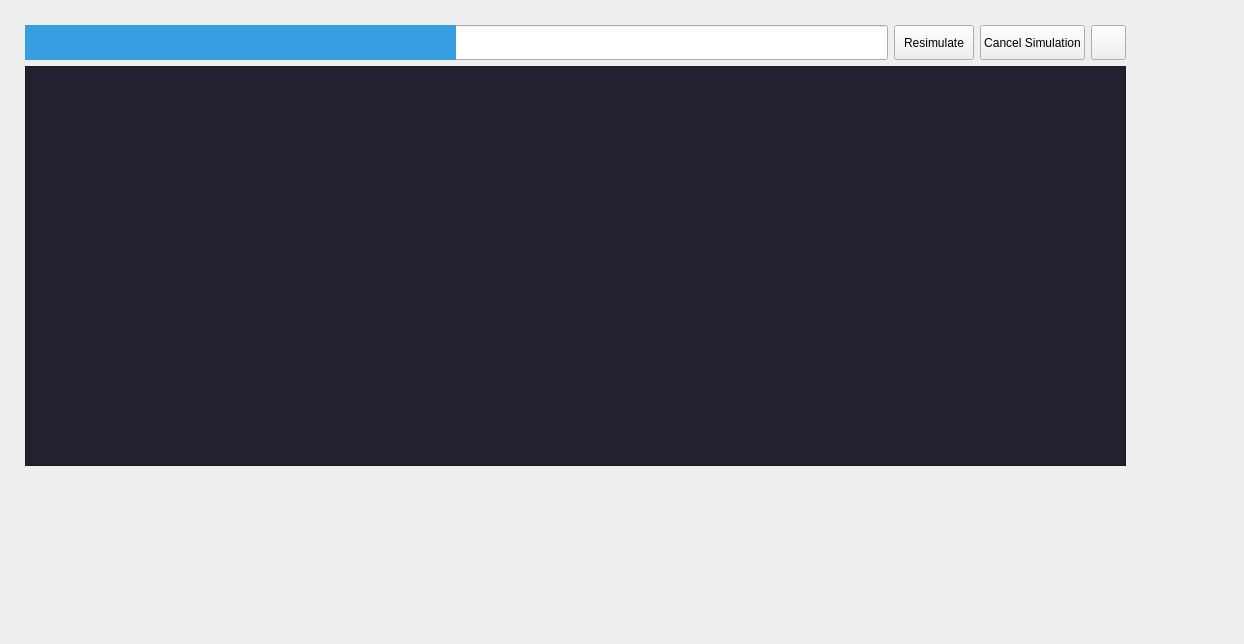
<?xml version="1.0" encoding="UTF-8"?>
<ui version="4.0">
 <class>TerminalUi</class>
 <widget class="QWidget" name="TerminalUi">
  <property name="geometry">
   <rect>
    <x>0</x>
    <y>0</y>
    <width>1244</width>
    <height>644</height>
   </rect>
  </property>
  <property name="windowTitle">
   <string>Form</string>
  </property>
  <widget class="QWidget" name="verticalLayoutWidget">
   <property name="geometry">
    <rect>
     <x>10</x>
     <y>10</y>
     <width>1131</width>
     <height>471</height>
    </rect>
   </property>
   <layout class="QVBoxLayout" name="verticalLayout">
    <property name="sizeConstraint">
     <enum>QLayout::SetDefaultConstraint</enum>
    </property>
    <property name="leftMargin">
     <number>15</number>
    </property>
    <property name="topMargin">
     <number>15</number>
    </property>
    <property name="rightMargin">
     <number>15</number>
    </property>
    <property name="bottomMargin">
     <number>15</number>
    </property>
    <item>
     <layout class="QHBoxLayout" name="horizontalLayout">
      <property name="spacing">
       <number>6</number>
      </property>
      <property name="bottomMargin">
       <number>0</number>
      </property>
      <item>
       <widget class="QProgressBar" name="progressBar">
        <property name="sizePolicy">
         <sizepolicy hsizetype="Expanding" vsizetype="Preferred">
          <horstretch>0</horstretch>
          <verstretch>0</verstretch>
         </sizepolicy>
        </property>
        <property name="maximumSize">
         <size>
          <width>16777215</width>
          <height>35</height>
         </size>
        </property>
        <property name="styleSheet">
         <string notr="true">QProgressBar::chunk {
	background-color: rgb(54,158,225);
}</string>
        </property>
        <property name="maximum">
         <number>0</number>
        </property>
        <property name="value">
         <number>-1</number>
        </property>
        <property name="format">
         <string/>
        </property>
       </widget>
      </item>
      <item>
       <widget class="QPushButton" name="redoSimulationButton">
        <property name="maximumSize">
         <size>
          <width>16777215</width>
          <height>35</height>
         </size>
        </property>
        <property name="text">
         <string>Resimulate</string>
        </property>
       </widget>
      </item>
      <item>
       <widget class="QPushButton" name="cancelSimulationButton">
        <property name="maximumSize">
         <size>
          <width>16777215</width>
          <height>35</height>
         </size>
        </property>
        <property name="text">
         <string>Cancel Simulation</string>
        </property>
       </widget>
      </item>
      <item>
       <widget class="QPushButton" name="lightDarkModeButton">
        <property name="sizePolicy">
         <sizepolicy hsizetype="Expanding" vsizetype="Preferred">
          <horstretch>0</horstretch>
          <verstretch>0</verstretch>
         </sizepolicy>
        </property>
        <property name="maximumSize">
         <size>
          <width>35</width>
          <height>35</height>
         </size>
        </property>
        <property name="text">
         <string/>
        </property>
       </widget>
      </item>
     </layout>
    </item>
    <item>
     <widget class="QPlainTextEdit" name="simulationConsole">
      <property name="sizePolicy">
       <sizepolicy hsizetype="Expanding" vsizetype="Fixed">
        <horstretch>0</horstretch>
        <verstretch>0</verstretch>
       </sizepolicy>
      </property>
      <property name="minimumSize">
       <size>
        <width>0</width>
        <height>400</height>
       </size>
      </property>
      <property name="styleSheet">
       <string notr="true">QPlainTextEdit {
	background-color: rgb(36, 31, 49);
	color: white;
}</string>
      </property>
      <property name="textInteractionFlags">
       <set>Qt::LinksAccessibleByKeyboard|Qt::LinksAccessibleByMouse|Qt::TextBrowserInteraction|Qt::TextSelectableByKeyboard|Qt::TextSelectableByMouse</set>
      </property>
     </widget>
    </item>
   </layout>
  </widget>
 </widget>
 <resources/>
 <connections/>
</ui>
